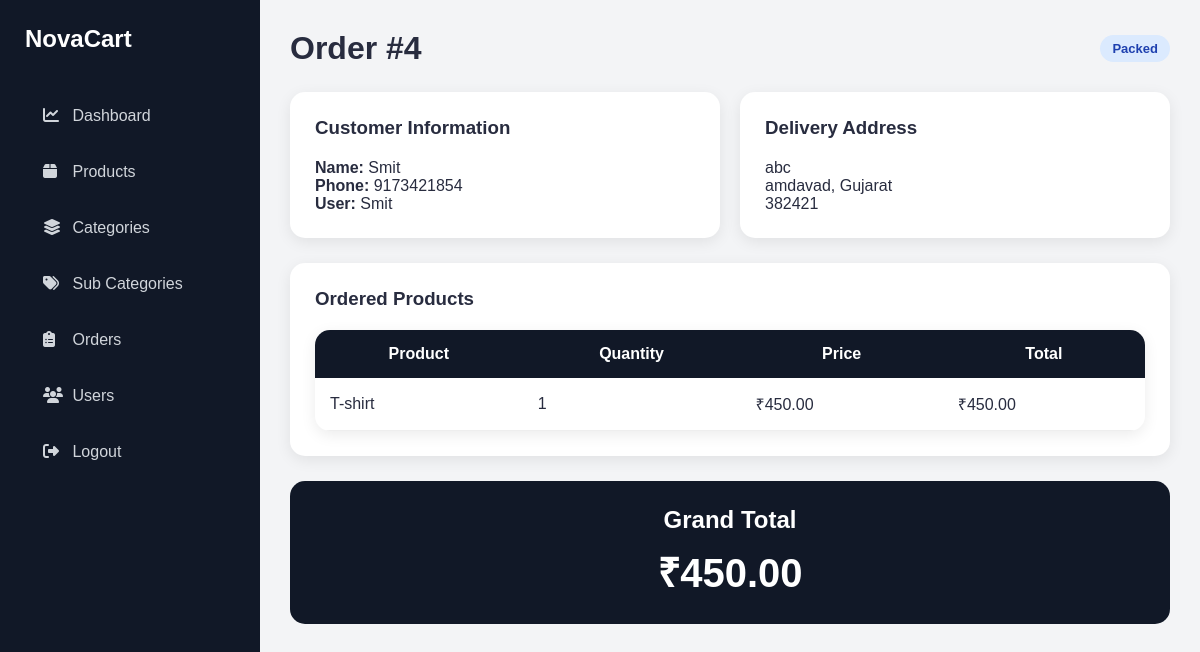
Screenshot of /dashboard/orders/4/ (signed in) with the database file from the repository.
### order/models.py (models this page shows, shortened)
class Order(models.Model):
    PAYMENT_CHOICES = (
        ('COD', 'Cash On Delivery'),
    )
    STATUS_CHOICES = (
        ('Pending', 'Pending'),
        ('Packed', 'Packed'),
        ('Shipped', 'Shipped'),
        ('Delivered', 'Delivered'),
    )
    user = models.ForeignKey(
        User,
        on_delete=models.CASCADE
    )
    full_name = models.CharField(
        max_length=100
    )
    phone = models.CharField(
        max_length=15
    )
    address = models.TextField()
    city = models.CharField(
        max_length=100
    )
    state = models.CharField(
        max_length=100
    )
    pincode = models.CharField(
        max_length=10
    )
    payment_method = models.CharField(
        max_length=20,
        choices=PAYMENT_CHOICES,
        default='COD'
    )
    total_price = models.DecimalField(
        max_digits=10,
        decimal_places=2
    )
    is_paid = models.BooleanField(
        default=False
    )
    status = models.CharField(
        max_length=20,
        choices=STATUS_CHOICES,
        default='Pending'
    )
    created_at = models.DateTimeField(
        auto_now_add=True
    )

class OrderItem(models.Model):
    order = models.ForeignKey(
        Order,
        on_delete=models.CASCADE,
        related_name='items'
    )
    product = models.ForeignKey(
        Product,
        on_delete=models.CASCADE
    )
    quantity = models.PositiveIntegerField(
        default=1
    )
    price = models.DecimalField(
        max_digits=10,
        decimal_places=2
    )
    def get_total(self):
        return self.price * self.quantity

### store/models.py (models this page shows, shortened)
class Product(models.Model):
    category = models.ForeignKey(
        Categories,
        on_delete=models.CASCADE
    )
    subcategory = models.ForeignKey(
        SubCategory,
        on_delete=models.CASCADE,
        null=True,
        blank=True
    )
    name = models.CharField(max_length=255)
    description = models.TextField()
    price = models.DecimalField(max_digits=10, decimal_places=2)
    image = models.ImageField(upload_to='product_images/')
    stock = models.PositiveIntegerField(default=0)

### dashboard/views.py (the view)
@login_required
def order_details(request, order_id):
    if not request.user.is_staff:
        return redirect('profile')
    order = get_object_or_404(
        Order,
        id=order_id
    )
    return render(
        request,
        'order_details.html',
        {
            'order': order
        }
    )

### store/context_processors.py (called while the page is built)
def categories_processor(request):
    return {
        'categories': Categories.objects.all()
    }

### templates/order_details.html
{% extends 'dashboard_base.html' %}
{% block content %}
<div class="order-header">
<h1>
    Order #{{ order.id }}
</h1>
<span class="status-badge
    {% if order.status == 'Pending' %}pending
    {% elif order.status == 'Packed' %}packed
    {% elif order.status == 'Shipped' %}shipped
    {% elif order.status == 'Delivered' %}delivered
    {% endif %}">
    {{ order.status }}
</span>
</div>
<div class="order-grid">
<div class="info-card">
    <h3>
        Customer Information
    </h3>
    <p>
        <strong>Name:</strong>
        {{ order.full_name }}
    </p>
    <p>
        <strong>Phone:</strong>
        {{ order.phone }}
    </p>
    <p>
        <strong>User:</strong>
        {{ order.user.username }}
    </p>
</div>
<div class="info-card">
    <h3>
        Delivery Address
    </h3>
    <p>
        {{ order.address }}
    </p>
    <p>
        {{ order.city }},
        {{ order.state }}
    </p>
    <p>
        {{ order.pincode }}
    </p>
</div>
</div>
<div class="info-card mt-4">
<h3>
    Ordered Products
</h3>
<div class="admin-table">
    <table>
        <thead>
            <tr>
                <th>Product</th>
                <th>Quantity</th>
                <th>Price</th>
                <th>Total</th>
            </tr>
        </thead>
        <tbody>
            {% for item in order.items.all %}
            <tr>
                <td>
                    {{ item.product.name }}
                </td>
                <td>
                    {{ item.quantity }}
                </td>
                <td>
                    ₹{{ item.price }}
                </td>
                <td>
                    ₹{{ item.get_total }}
                </td>
            </tr>
            {% endfor %}
        </tbody>
    </table>
</div>
</div>
<div class="order-summary">
<h2>
    Grand Total
</h2>
<h1>
    ₹{{ order.total_price }}
</h1>
</div>
{% endblock %}

### static/css/style.css (style rules this page uses)
* { margin:0; padding:0; box-sizing:border-box; }
body { font-family:'Poppins',sans-serif; background:#f5f5f6; color:#282c3f; min-height:100vh; }
.admin-table { background:#fff; border-radius:15px; overflow:hidden; box-shadow:0 4px 15px rgba(0,0,0,0.08); }
.admin-table table { width:100%; border-collapse:collapse; }
.admin-table th { background:#111827; color:white; padding:15px; }
.admin-table td { padding:15px; border-bottom:1px solid #eee; }
.status-badge { padding:6px 12px; border-radius:20px; font-size:13px; font-weight:600; }
.packed { background:#dbeafe; color:#1e40af; }
.order-header { display:flex; justify-content:space-between; align-items:center; margin-bottom:25px; }
.order-grid { display:grid; grid-template-columns:1fr 1fr; gap:20px; }
.info-card { background:white; padding:25px; border-radius:15px; box-shadow:0 4px 15px rgba(0,0,0,0.08); }
.info-card h3 { margin-bottom:20px; }
.order-summary { margin-top:25px; background:#111827; color:white; padding:25px; border-radius:15px; text-align:center; }
.order-summary h1 { margin-top:10px; font-size:40px; }
.mt-4 { margin-top:25px; }

### rows the page displays
Order: id "4", status "Packed", full_name "Smit", phone "9173421854", user.username "Smit", address "abc", city "amdavad", state "Gujarat", pincode "382421", total_price "450.00"
OrderItem: product.name "T-shirt", quantity "1", price "450.00", get_total "450.00"
